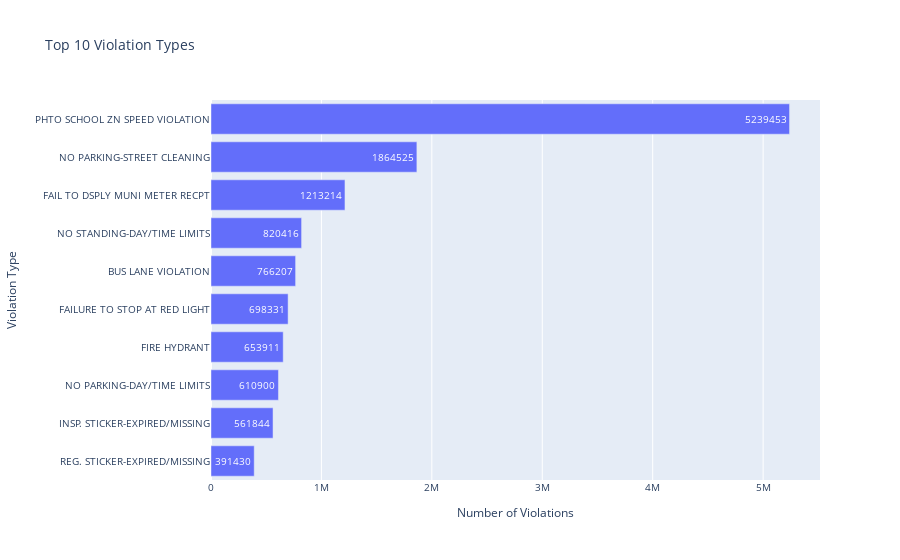

The notebook cell saved with this chart:
### Code cell
# Group by Violation type and count
violation_counts = df['Violation'].value_counts().reset_index()
violation_counts.columns = ['Violation', 'Violations']

# Limit to Top 10
top_10 = violation_counts.head(10)

# Create horizontal bar chart
fig = px.bar(
    top_10,
    x='Violations',
    y='Violation',
    orientation='h',
    title='Top 10 Violation Types',
    labels={'Violation': 'Violation Type', 'Violations': 'Number of Violations'},
    text='Violations'
)

# Improve layout
fig.update_layout(
    yaxis=dict(categoryorder='total ascending'),  # Makes the largest bar appear at top
    font=dict(size=10),
)

html_snippet = pio.to_html(fig, full_html=False, include_plotlyjs='cdn')

# Save to file
with open("top10_violations_type_embed_snippet.html", "w") as f:
    f.write(html_snippet)

# Display the chart
fig.show()

### Figure 1 — Plotly figure (JSON) as saved in the notebook; plotly's stock layout.template omitted (floating-point values rounded to 4 significant figures)
{"data": [{"alignmentgroup": "True", "hovertemplate": "Number of Violations=%{text}<br>Violation Type=%{y}<extra></extra>", "legendgroup": "", "marker": {"color": "#636efa", "pattern": {"shape": ""}}, "name": "", "offsetgroup": "", "orientation": "h", "showlegend": false, "text": [5239453, 1864525, 1213214, 820416, 766207, 698331, 653911, 610900, 561844, 391430], "textposition": "auto", "type": "bar", "x": [5239453, 1864525, 1213214, 820416, 766207, 698331, 653911, 610900, 561844, 391430], "xaxis": "x", "y": ["PHTO SCHOOL ZN SPEED VIOLATION", "NO PARKING-STREET CLEANING", "FAIL TO DSPLY MUNI METER RECPT", "NO STANDING-DAY/TIME LIMITS", "BUS LANE VIOLATION", "FAILURE TO STOP AT RED LIGHT", "FIRE HYDRANT", "NO PARKING-DAY/TIME LIMITS", "INSP. STICKER-EXPIRED/MISSING", "REG. STICKER-EXPIRED/MISSING"], "yaxis": "y"}], "layout": {"autosize": true, "barmode": "relative", "font": {"size": 10}, "legend": {"tracegroupgap": 0}, "title": {"text": "Top 10 Violation Types"}, "xaxis": {"anchor": "y", "autorange": true, "domain": [0, 1], "range": [0, 5515000.0], "title": {"text": "Number of Violations"}, "type": "linear"}, "yaxis": {"anchor": "x", "autorange": true, "categoryorder": "total ascending", "domain": [0, 1], "range": [-0.5, 9.5], "title": {"text": "Violation Type"}, "type": "category"}}}
